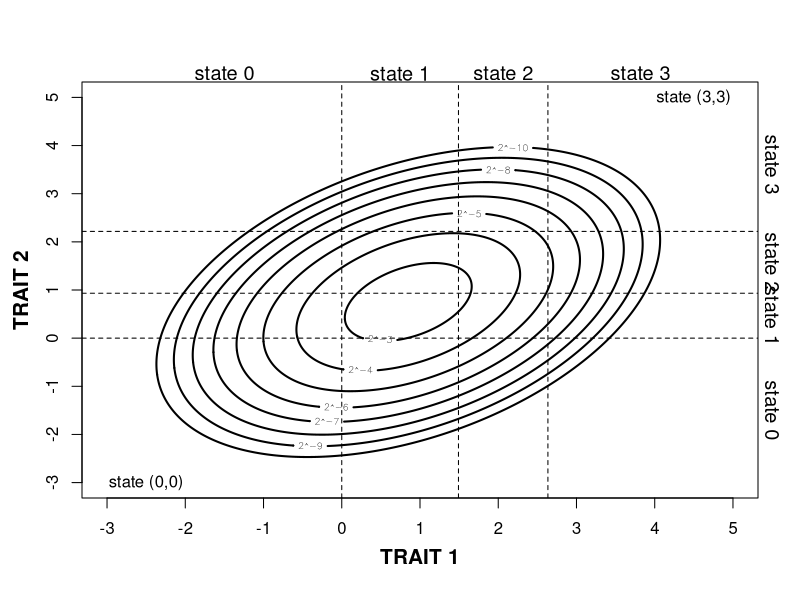
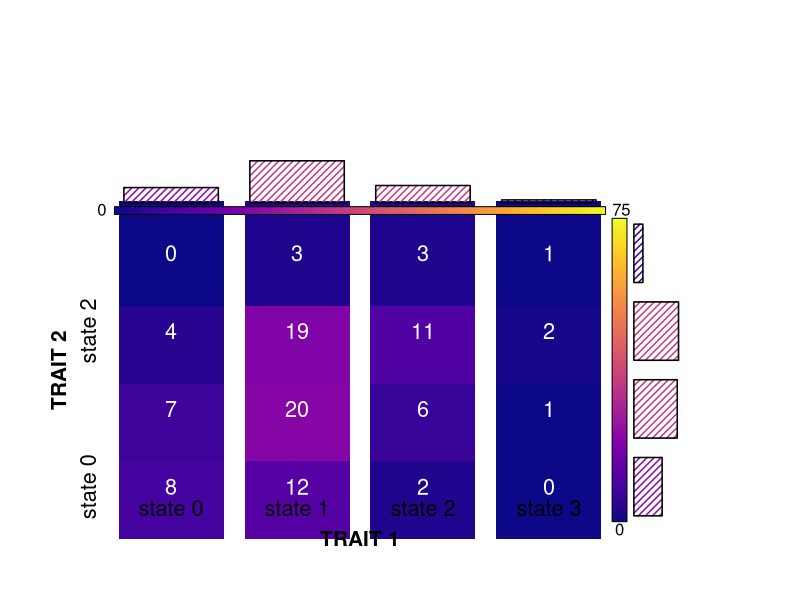
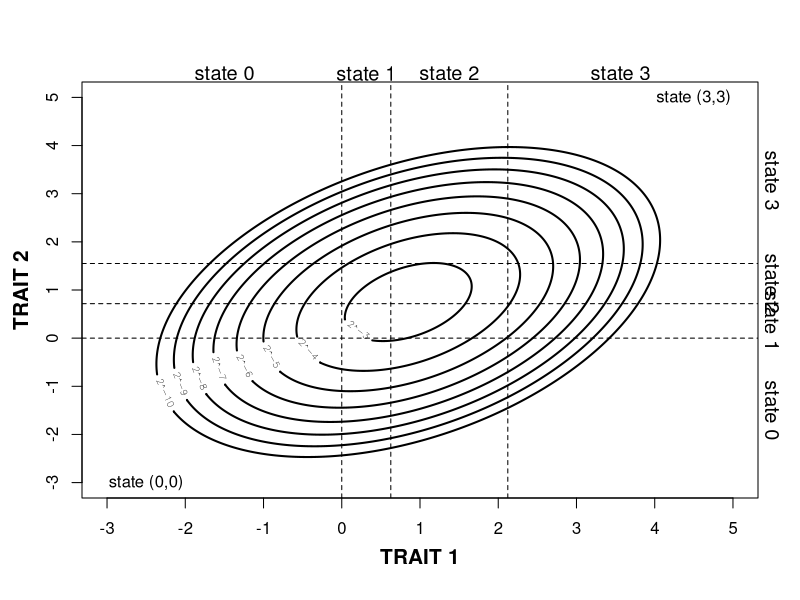
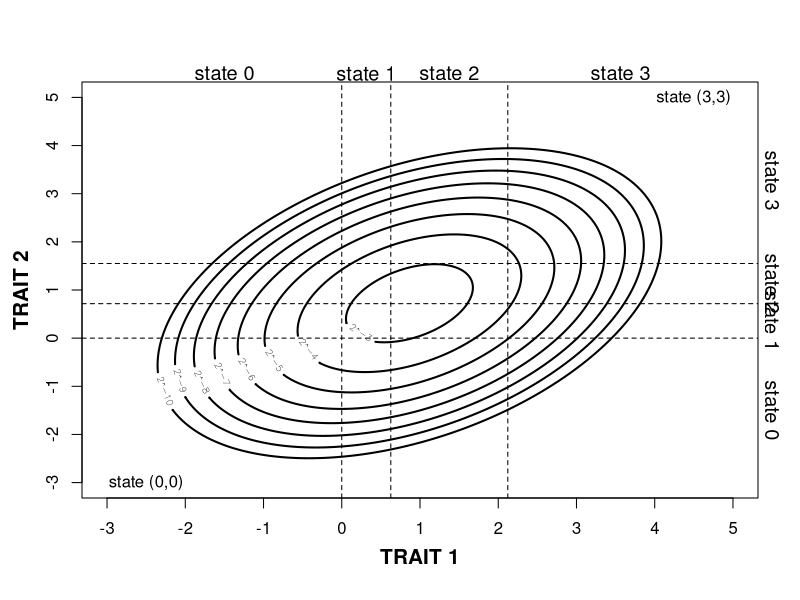
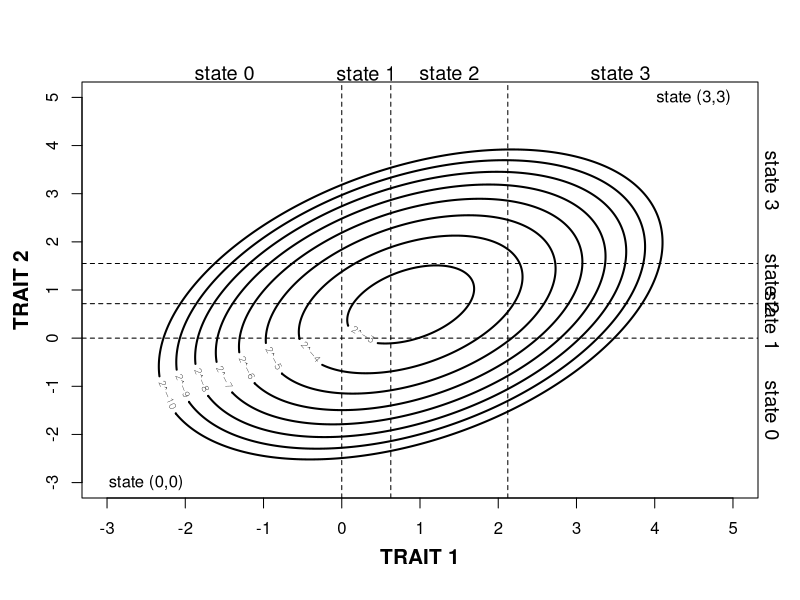
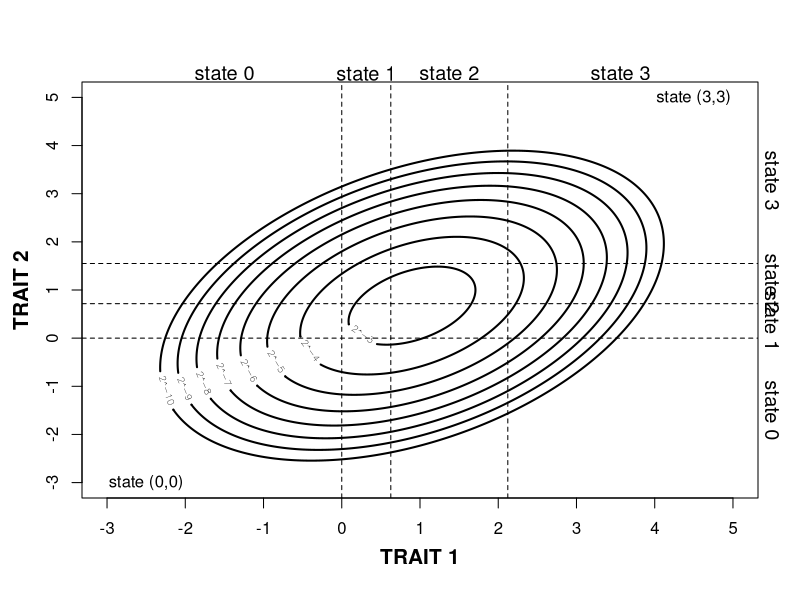
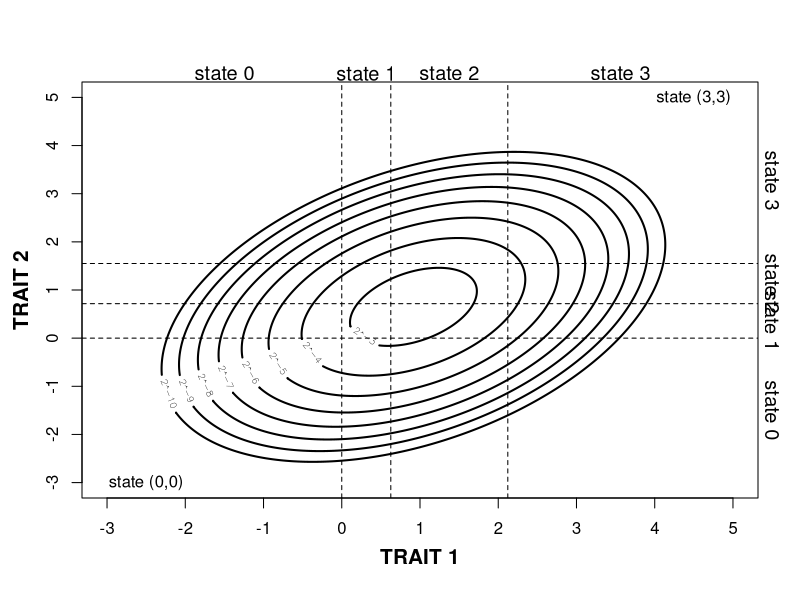
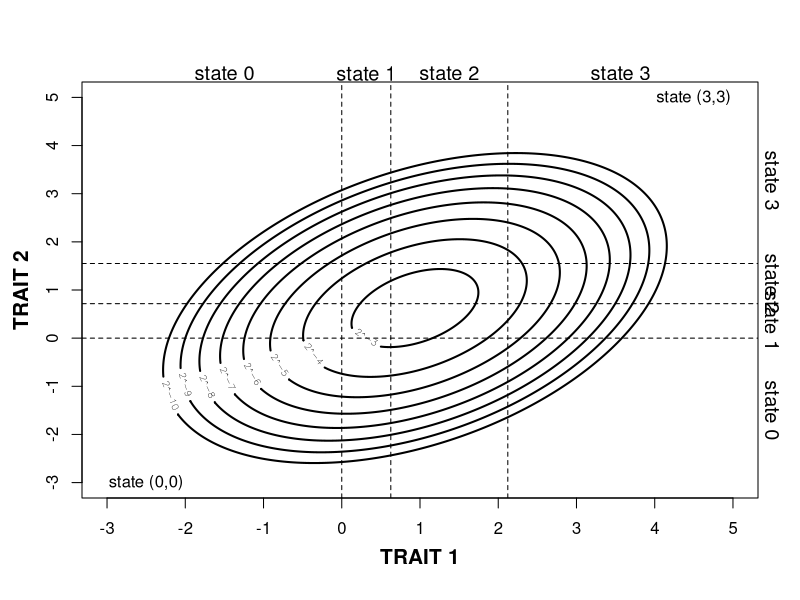

These charts were generated, in order, by the following R code: (Note: this script raises an error after producing the figures.)
library(magick)
library(purrr)

setwd("~/Documents/mv_threshold_pics/")
file.remove(list.files(pattern=".png"))
### generate single plot ###


library(mvtnorm)
mu <- c(.75,.85)                         
Sigma <- matrix(c(1, .4, .4, 1), 2)  

incr <- 0.01
x <- seq(from = -3, to = 5, by = incr)
y <- seq(from = -3, to = 5, by = incr)
z <- sapply(1:length(x), function(h) dmvnorm(cbind(rep(x[h], length(y)),y), mean = mu, sigma = Sigma))
bivn <- list(x = x, y = y, z = z)

nts_x <- 3 
ts_x <- runif(nts_x-1, 0.6,1.5) #locations of thresholds
ts_x <- cumsum(c(0,ts_x))

nts_y <- 3 
ts_y <- runif(nts_y-1, 0.6,1.5) #locations of thresholds
ts_y <- cumsum(c(0,ts_y))

png(filename = "bivN.png", width = 525, height = 575)

plot(1,1,xlim = c(-3,5), ylim = c(-3,5), col = "white", xlab = "", ylab = "", xaxt = "n", yaxt = "n")
axis(1, -3:5)
axis(2, -3:5)
abline(h = ts_y, lty = 2)
abline(v = ts_x, lty = 2)

text(paste0("state ", 0:(nts_x)), x = sapply(2:5, function(t) (c(-3, ts_x, 5)[t] + c(-3, ts_x, 5)[t-1])/2), y = 5.5, xpd = T, cex = 1.2)
text(paste0("state ", 0:(nts_y)), x = 5.5, y = sapply(2:5, function(t) (c(-3, ts_y, 5)[t] + c(-3, ts_y, 5)[t-1])/2), xpd = T, cex = 1.2, srt=270)
text("state (0,0)", x = -2.5, y = -3)
text(paste0("state (", nts_x, ",", nts_y, ")"), x = 4.5, y = 5)

title(xlab = "TRAIT 1", ylab = "TRAIT 2", line = 2.5, cex.lab = 1.25, font.lab = 2)


clevels <- 2^(-10:0)
contour(bivn, add = T, levels = clevels, labels = paste0("2^", -10:0), col = "black", lwd = 2)

dev.off()

png(filename = "heat.png", width = 525, height = 575)
par(mfrow = c(1,1), mar = c(1,1,8,5), xpd = F)

probs <- matrix(0, nrow = nts_x+1, ncol = nts_y+1)
total_prob <- sum(bivn$z)
tsx <- c(-Inf, ts_x, Inf)
tsy <- c(-Inf, ts_y, Inf)
for(i in 1:(nts_x+1)){
  for(j in 1:(nts_y+1)){
    probs[i,j] <- sum(z[x > tsx[i] & x < tsx[i+1], y > tsy[j] & y < tsy[j+1]]) / total_prob
  }
}

row_i <- as.vector(matrix(1:nrow(probs), nrow = nrow(probs), ncol = ncol(probs)))
col_j <- as.vector(matrix(1:ncol(probs), nrow = nrow(probs), ncol = ncol(probs), byrow = T))
maxProb <- 0.75
cols <- viridisLite::plasma(maxProb * 100)
plot(x = 0:(dim(probs)[1]+1), y = 0:(dim(probs)[2]+1), col = "white", xlab = "", ylab = "", bty = "n", axes = F)
points(x = row_i, y = col_j, col = cols[ceiling(as.vector((probs)) * 100)], cex = 14, pch = 15)
text(x = row_i, y = col_j, labels = round(as.vector((probs)) * 100), col = "white", cex = 1.3)


axis(1, 1:dim(probs)[1], labels = paste0("state ", 0: (dim(probs)[1]-1)), tick = F, line = -5, cex.axis = 1.3)
axis(2, 1:dim(probs)[1], labels = paste0("state ", 0: (dim(probs)[1]-1)), tick = F, line = -5, cex.axis = 1.3)
title(xlab = "TRAIT 1", ylab = "TRAIT 2", line = -2.5, cex.lab = 1.25, font.lab = 2)
rect(xleft = dim(probs)[1] + 0.675, xright = dim(probs)[1] + 0.675 + apply(probs, 2, sum), 
     ybottom = 1:(dim(probs)[2]) - 0.375 , ytop = 1:(dim(probs)[2]) + 0.375,
     col = cols[ceiling(apply(probs, 2, sum)*100)], density = 20, border = "black", lwd = 1.5, xpd = T)
rect(xleft = 1:dim(probs)[1] - 0.375, xright = 1:dim(probs)[1] + 0.375, 
     ybottom = (dim(probs)[2]) + 0.65 , ytop = (dim(probs)[2]) + 0.65 + apply(probs, 1, sum),
     col = cols[ceiling(apply(probs, 2, sum)*100)], density = 20, border = "black", lwd = 1.5, xpd = T)
# barplot(height = apply(probs, 1, sum), horiz = T, axes = F, 
#         add = T, xlim = c(1,(dim(probs)[1])), ylim = c(2,(dim(probs)[2])),
#         width = 0.75, xpd = T, space = 0.25, offset = 5)

plotrix::color.legend( xl = 0.55, xr = dim(probs)[1] + 0.45, yb = (dim(probs)[2]) * 1.15, yt = (dim(probs)[2]) * 1.125 , 
                       gradient="x", rect.col=cols, legend = "")
plotrix::color.legend( xl = (dim(probs)[1]) * 1.155, xr = (dim(probs)[1]) * 1.1255, yb = 0.55, yt = dim(probs)[2] + 0.45 , 
                       gradient="y", rect.col=cols, legend = "")
text(x = 0.45, y = (dim(probs)[2]) * 1.14, labels = 0)
text(x = (dim(probs)[1]) * 1.14, y = 0.45, labels = 0)
text(x = dim(probs)[1] + 0.575, y = (dim(probs)[2]) * 1.14, labels = maxProb * 100)

dev.off()

file.remove(list.files(pattern=".png"))

###########################
### animate moving mean ###
###########################

t_maxProb <- 0.50
prop_to_stretch <- 0.2
cols <- viridisLite::plasma(t_maxProb * 100)
cols <- c(cols[1:(t_maxProb*100-prop_to_stretch*t_maxProb*100)], 
          rep(cols[(t_maxProb*100-prop_to_stretch*t_maxProb*100+1):(t_maxProb*100)], each = (100-t_maxProb*100) / (prop_to_stretch*t_maxProb*100)+1))
maxProb <- 1

t_loop <- 1
rad <- 1
unit <- 0.025
xmu <- seq(-rad, rad, by = unit)
ymu <- sqrt(rad^2 - xmu^2)
xmu <- c(xmu, rev(xmu))
ymu <- c(ymu, -rev(ymu))
mu_disp <- cbind(xmu, ymu)
mu_disp <- rbind(mu_disp[ceiling(length(xmu)*0.875):length(xmu),], mu_disp[1:(ceiling(length(xmu)*0.875)-1),])
mu_disp <- t(t(mu_disp) - mu_disp[1,])
mus <- t(t(mu_disp) + mu)

nts_x <- 3 
ts_x <- runif(nts_x-1, 0.6,1.5) #locations of thresholds
ts_x <- cumsum(c(0,ts_x))

nts_y <- 3 
ts_y <- runif(nts_y-1, 0.6,1.5) #locations of thresholds
ts_y <- cumsum(c(0,ts_y))

Sigma <- matrix(c(1, .4, .4, 1), 2)  
incr <- 0.01


for(i in 1:length(xmu)){
  cat(paste0(i, " "))
  mu <- mus[i,]                      

  
  x <- seq(from = -3, to = 5, by = incr)
  y <- seq(from = -3, to = 5, by = incr)
  z <- sapply(1:length(x), function(h) dmvnorm(cbind(rep(x[h], length(y)),y), mean = mu, sigma = Sigma))
  bivn <- list(x = x, y = y, z = z)
  
  png(filename = paste0("bivN_", i, ".png"), width = 525, height = 575)
  
  plot(1,1,xlim = c(-3,5), ylim = c(-3,5), col = "white", xlab = "", ylab = "", xaxt = "n", yaxt = "n")
  axis(1, -3:5)
  axis(2, -3:5)
  abline(h = ts_y, lty = 2)
  abline(v = ts_x, lty = 2)
  
  text(paste0("state ", 0:(nts_x)), x = sapply(2:5, function(t) (c(-3, ts_x, 5)[t] + c(-3, ts_x, 5)[t-1])/2), y = 5.5, xpd = T, cex = 1.2)
  text(paste0("state ", 0:(nts_y)), x = 5.5, y = sapply(2:5, function(t) (c(-3, ts_y, 5)[t] + c(-3, ts_y, 5)[t-1])/2), xpd = T, cex = 1.2, srt=270)
  text("state (0,0)", x = -2.5, y = -3)
  text(paste0("state (", nts_x, ",", nts_y, ")"), x = 4.5, y = 5)
  
  title(xlab = "TRAIT 1", ylab = "TRAIT 2", line = 2.5, cex.lab = 1.25, font.lab = 2)
  
  
  clevels <- 2^(-10:0)
  # contour(bivn, add = T, levels = clevels, labels = paste0("2^", -10:0), col = "black", lwd = 2)
  contour(bivn, add = T, levels = clevels, labels = paste0("2^", -10:0), col = "black", lwd = 2, method = "edge")
  
  dev.off()
}


files <- list.files(pattern = "*.png", full.names = T)
files <- files[order(as.integer(sapply(1:length(files), function(x) strsplit(strsplit(files[x], split = "_")[[1]][2], split = ".png")[[1]][1])))]

files %>% 
  map(image_read) %>% # reads each path file
  image_join() %>% # joins image
  image_animate(fps=25, loop = t_loop) %>% # animates, can opt for number of loops
  image_write("mv_threshold_mu_smooth_bivN.gif") # write to current dir
# file.rename(from = files[1], to = "hide_image")
file.remove(list.files(pattern=".png"))


for(i in 1:length(xmu)){

  cat(paste0(i, " "))
  mu <- mus[i,]                      
  
  x <- seq(from = -3, to = 5, by = incr)
  y <- seq(from = -3, to = 5, by = incr)
  z <- sapply(1:length(x), function(h) dmvnorm(cbind(rep(x[h], length(y)),y), mean = mu, sigma = Sigma))
  bivn <- list(x = x, y = y, z = z)
    
  png(filename = paste0("heat_", i, ".png"), width = 525, height = 575)
  par(mfrow = c(1,1), mar = c(1,1,8,5), xpd = F)

  probs <- matrix(0, nrow = nts_x+1, ncol = nts_y+1)
  total_prob <- sum(bivn$z)
  tsx <- c(-Inf, ts_x, Inf)
  tsy <- c(-Inf, ts_y, Inf)
  for(i in 1:(nts_x+1)){
    for(j in 1:(nts_y+1)){
      probs[i,j] <- sum(z[x > tsx[i] & x < tsx[i+1], y > tsy[j] & y < tsy[j+1]]) / total_prob
    }
  }
  
  row_i <- as.vector(matrix(1:nrow(probs), nrow = nrow(probs), ncol = ncol(probs)))
  col_j <- as.vector(matrix(1:ncol(probs), nrow = nrow(probs), ncol = ncol(probs), byrow = T))
  plot(x = 0:(dim(probs)[1]+1), y = 0:(dim(probs)[2]+1), col = "white", xlab = "", ylab = "", bty = "n", axes = F)
  points(x = row_i, y = col_j, col = cols[ceiling(as.vector((probs)) * 100)], cex = 14, pch = 15)
  text(x = row_i, y = col_j, labels = round(as.vector((probs)) * 100), col = "white", cex = 1.3)
  
  
  axis(1, 1:dim(probs)[1], labels = paste0("state ", 0: (dim(probs)[1]-1)), tick = F, line = -5, cex.axis = 1.3)
  axis(2, 1:dim(probs)[1], labels = paste0("state ", 0: (dim(probs)[1]-1)), tick = F, line = -5, cex.axis = 1.3)
  title(xlab = "TRAIT 1", ylab = "TRAIT 2", line = -2.5, cex.lab = 1.25, font.lab = 2)
  rect(xleft = dim(probs)[1] + 0.675, xright = dim(probs)[1] + 0.675 + apply(probs, 2, sum), 
       ybottom = 1:(dim(probs)[2]) - 0.375 , ytop = 1:(dim(probs)[2]) + 0.375,
       col = cols[ceiling(apply(probs, 2, sum)*100)], density = 20, border = "black", lwd = 1.5, xpd = T)
  rect(xleft = 1:dim(probs)[1] - 0.375, xright = 1:dim(probs)[1] + 0.375, 
       ybottom = (dim(probs)[2]) + 0.65 , ytop = (dim(probs)[2]) + 0.65 + apply(probs, 1, sum),
       col = cols[ceiling(apply(probs, 2, sum)*100)], density = 20, border = "black", lwd = 1.5, xpd = T)
  # barplot(height = apply(probs, 1, sum), horiz = T, axes = F, 
  #         add = T, xlim = c(1,(dim(probs)[1])), ylim = c(2,(dim(probs)[2])),
  #         width = 0.75, xpd = T, space = 0.25, offset = 5)
  
  plotrix::color.legend( xl = 0.55, xr = dim(probs)[1] + 0.45, yb = (dim(probs)[2]) * 1.15, yt = (dim(probs)[2]) * 1.125 , 
                         gradient="x", rect.col=cols, legend = "")
  plotrix::color.legend( xl = (dim(probs)[1]) * 1.155, xr = (dim(probs)[1]) * 1.1255, yb = 0.55, yt = dim(probs)[2] + 0.45 , 
                         gradient="y", rect.col=cols, legend = "")
  text(x = 0.45, y = (dim(probs)[2]) * 1.14, labels = 0)
  text(x = (dim(probs)[1]) * 1.14, y = 0.45, labels = 0)
  text(x = dim(probs)[1] + 0.585, y = (dim(probs)[2]) * 1.14, labels = maxProb * 100)
  
  dev.off()
  
}

files <- list.files(pattern = "*.png", full.names = T)
files <- files[order(as.integer(sapply(1:length(files), function(x) strsplit(strsplit(files[x], split = "_")[[1]][2], split = ".png")[[1]][1])))]

files %>% 
  map(image_read) %>% # reads each path file
  image_join() %>% # joins image
  image_animate(fps=25, loop = t_loop) %>% # animates, can opt for number of loops
  image_write("mv_threshold_mu_smooth_heat.gif") # write to current dir
# file.rename(from = files[1], to = "hide_image")
file.remove(list.files(pattern=".png"))

###########################
### animate moving thresholds ###
###########################

t_loop <- 1

ts_x
thresh_to_vary_x <- ceiling(median(1:nts_x))
amount_per_step_x <- 0.025
ts_xs <- c(seq(from = ts_x[thresh_to_vary_x], to = ts_x[thresh_to_vary_x-1]+amount_per_step_x, by = -amount_per_step_x), 
             seq(from = ts_x[thresh_to_vary_x-1]+amount_per_step_x, to = ts_x[thresh_to_vary_x+1]-amount_per_step_x, by = amount_per_step_x),
             seq(from = ts_x[thresh_to_vary_x+1]-amount_per_step_x, to = ts_x[thresh_to_vary_x], by = -amount_per_step_x))

ts_y
thresh_to_vary_y <- ceiling(median(1:nts_y))
amount_per_step_y <- 2 * (ts_y[thresh_to_vary_y+1] - ts_y[thresh_to_vary_y-1] - 4 * amount_per_step_x) / length(ts_xs)
ts_ys <- c(seq(from = ts_y[thresh_to_vary_y], to = ts_y[thresh_to_vary_y-1]+amount_per_step_y, by = -amount_per_step_y), 
           seq(from = ts_y[thresh_to_vary_y-1]+amount_per_step_y, to = ts_y[thresh_to_vary_y+1]-amount_per_step_y, by = amount_per_step_y),
           seq(from = ts_y[thresh_to_vary_y+1]-amount_per_step_y, to = ts_y[thresh_to_vary_y], by = -amount_per_step_y))
ts_ys <- ts_ys[1:length(ts_xs)]

for(i in 1:length(ts_xs)){
  cat(paste0(i, " "))
  
  ts_x[thresh_to_vary_x] <- ts_xs[i]
  ts_y[thresh_to_vary_y] <- ts_ys[i]
  
  x <- seq(from = -3, to = 5, by = incr)
  y <- seq(from = -3, to = 5, by = incr)
  z <- sapply(1:length(x), function(h) dmvnorm(cbind(rep(x[h], length(y)),y), mean = mu, sigma = Sigma))
  bivn <- list(x = x, y = y, z = z)
  
  png(filename = paste0("bivN_", i, ".png"), width = 525, height = 575)
  
  plot(1,1,xlim = c(-3,5), ylim = c(-3,5), col = "white", xlab = "", ylab = "", xaxt = "n", yaxt = "n")
  axis(1, -3:5)
  axis(2, -3:5)
  abline(h = ts_y, lty = 2)
  abline(v = ts_x, lty = 2)
  
  text(paste0("state ", 0:(nts_x)), x = sapply(2:5, function(t) (c(-3, ts_x, 5)[t] + c(-3, ts_x, 5)[t-1])/2), y = 5.5, xpd = T, cex = 1.2)
  text(paste0("state ", 0:(nts_y)), x = 5.5, y = sapply(2:5, function(t) (c(-3, ts_y, 5)[t] + c(-3, ts_y, 5)[t-1])/2), xpd = T, cex = 1.2, srt=270)
  text("state (0,0)", x = -2.5, y = -3)
  text(paste0("state (", nts_x, ",", nts_y, ")"), x = 4.5, y = 5)
  
  title(xlab = "TRAIT 1", ylab = "TRAIT 2", line = 2.5, cex.lab = 1.25, font.lab = 2)
  
  
  clevels <- 2^(-10:0)
  # contour(bivn, add = T, levels = clevels, labels = paste0("2^", -10:0), col = "black", lwd = 2)
  contour(bivn, add = T, levels = clevels, labels = paste0("2^", -10:0), col = "black", lwd = 2, method = "edge")
  
  dev.off()
}


files <- list.files(pattern = "*.png", full.names = T)
files <- files[order(as.integer(sapply(1:length(files), function(x) strsplit(strsplit(files[x], split = "_")[[1]][2], split = ".png")[[1]][1])))]

files %>% 
  map(image_read) %>% # reads each path file
  image_join() %>% # joins image
  image_animate(fps=25, loop = t_loop) %>% # animates, can opt for number of loops
  image_write("mv_threshold_thresh_smooth_bivN.gif") # write to current dir
# file.rename(from = files[1], to = "hide_image")
file.remove(list.files(pattern=".png"))

for(i in 1:length(ts_xs)){
  cat(paste0(i, " "))
  
  ts_x[thresh_to_vary_x] <- ts_xs[i]
  ts_y[thresh_to_vary_y] <- ts_ys[i]           
  
  x <- seq(from = -3, to = 5, by = incr)
  y <- seq(from = -3, to = 5, by = incr)
  z <- sapply(1:length(x), function(h) dmvnorm(cbind(rep(x[h], length(y)),y), mean = mu, sigma = Sigma))
  bivn <- list(x = x, y = y, z = z)
  
  png(filename = paste0("heat_", i, ".png"), width = 525, height = 575)
  par(mfrow = c(1,1), mar = c(1,1,8,5), xpd = F)
  
  probs <- matrix(0, nrow = nts_x+1, ncol = nts_y+1)
  total_prob <- sum(bivn$z)
  tsx <- c(-Inf, ts_x, Inf)
  tsy <- c(-Inf, ts_y, Inf)
  for(i in 1:(nts_x+1)){
    for(j in 1:(nts_y+1)){
      probs[i,j] <- sum(z[x > tsx[i] & x < tsx[i+1], y > tsy[j] & y < tsy[j+1]]) / total_prob
    }
  }
  
  row_i <- as.vector(matrix(1:nrow(probs), nrow = nrow(probs), ncol = ncol(probs)))
  col_j <- as.vector(matrix(1:ncol(probs), nrow = nrow(probs), ncol = ncol(probs), byrow = T))
  plot(x = 0:(dim(probs)[1]+1), y = 0:(dim(probs)[2]+1), col = "white", xlab = "", ylab = "", bty = "n", axes = F)
  points(x = row_i, y = col_j, col = cols[ceiling(as.vector((probs)) * 100)], cex = 14, pch = 15)
  text(x = row_i, y = col_j, labels = round(as.vector((probs)) * 100), col = "white", cex = 1.3)
  
  
  axis(1, 1:dim(probs)[1], labels = paste0("state ", 0: (dim(probs)[1]-1)), tick = F, line = -5, cex.axis = 1.3)
  axis(2, 1:dim(probs)[1], labels = paste0("state ", 0: (dim(probs)[1]-1)), tick = F, line = -5, cex.axis = 1.3)
  title(xlab = "TRAIT 1", ylab = "TRAIT 2", line = -2.5, cex.lab = 1.25, font.lab = 2)
  rect(xleft = dim(probs)[1] + 0.675, xright = dim(probs)[1] + 0.675 + apply(probs, 2, sum), 
       ybottom = 1:(dim(probs)[2]) - 0.375 , ytop = 1:(dim(probs)[2]) + 0.375,
       col = cols[ceiling(apply(probs, 2, sum)*100)], density = 20, border = "black", lwd = 1.5, xpd = T)
  rect(xleft = 1:dim(probs)[1] - 0.375, xright = 1:dim(probs)[1] + 0.375, 
       ybottom = (dim(probs)[2]) + 0.65 , ytop = (dim(probs)[2]) + 0.65 + apply(probs, 1, sum),
       col = cols[ceiling(apply(probs, 2, sum)*100)], density = 20, border = "black", lwd = 1.5, xpd = T)
  # barplot(height = apply(probs, 1, sum), horiz = T, axes = F, 
  #         add = T, xlim = c(1,(dim(probs)[1])), ylim = c(2,(dim(probs)[2])),
  #         width = 0.75, xpd = T, space = 0.25, offset = 5)
  
  plotrix::color.legend( xl = 0.55, xr = dim(probs)[1] + 0.45, yb = (dim(probs)[2]) * 1.15, yt = (dim(probs)[2]) * 1.125 , 
                         gradient="x", rect.col=cols, legend = "")
  plotrix::color.legend( xl = (dim(probs)[1]) * 1.155, xr = (dim(probs)[1]) * 1.1255, yb = 0.55, yt = dim(probs)[2] + 0.45 , 
                         gradient="y", rect.col=cols, legend = "")
  text(x = 0.45, y = (dim(probs)[2]) * 1.14, labels = 0)
  text(x = (dim(probs)[1]) * 1.14, y = 0.45, labels = 0)
  text(x = dim(probs)[1] + 0.585, y = (dim(probs)[2]) * 1.14, labels = maxProb * 100)
  
  dev.off()
  
}

files <- list.files(pattern = "*.png", full.names = T)
files <- files[order(as.integer(sapply(1:length(files), function(x) strsplit(strsplit(files[x], split = "_")[[1]][2], split = ".png")[[1]][1])))]

files %>% 
  map(image_read) %>% # reads each path file
  image_join() %>% # joins image
  image_animate(fps=25, loop = t_loop) %>% # animates, can opt for number of loops
  image_write("mv_threshold_thresh_smooth_heat.gif") # write to current dir
# file.rename(from = files[1], to = "hide_image")
file.remove(list.files(pattern=".png"))

###########################
### animate correlation ###
###########################

t_loop <- 1

incr_r <- 0.025
rs <- Sigma[1,2]
rs <- c(seq(rs, 0.9, by = incr_r), seq(0.9, -0.9, by = -incr_r), seq(-0.9, rs, by = incr_r))


for(i in 1:length(rs)){
  cat(paste0(i, " "))
  
  Sigma[1,2] <- Sigma[2,1] <- rs[i]
  
  x <- seq(from = -3, to = 5, by = incr)
  y <- seq(from = -3, to = 5, by = incr)
  z <- sapply(1:length(x), function(h) dmvnorm(cbind(rep(x[h], length(y)),y), mean = mu, sigma = Sigma))
  bivn <- list(x = x, y = y, z = z)
  
  png(filename = paste0("bivN_", i, ".png"), width = 525, height = 575)
  
  plot(1,1,xlim = c(-3,5), ylim = c(-3,5), col = "white", xlab = "", ylab = "", xaxt = "n", yaxt = "n")
  axis(1, -3:5)
  axis(2, -3:5)
  abline(h = ts_y, lty = 2)
  abline(v = ts_x, lty = 2)
  
  text(paste0("state ", 0:(nts_x)), x = sapply(2:5, function(t) (c(-3, ts_x, 5)[t] + c(-3, ts_x, 5)[t-1])/2), y = 5.5, xpd = T, cex = 1.2)
  text(paste0("state ", 0:(nts_y)), x = 5.5, y = sapply(2:5, function(t) (c(-3, ts_y, 5)[t] + c(-3, ts_y, 5)[t-1])/2), xpd = T, cex = 1.2, srt=270)
  text("state (0,0)", x = -2.5, y = -3)
  text(paste0("state (", nts_x, ",", nts_y, ")"), x = 4.5, y = 5)
  
  title(xlab = "TRAIT 1", ylab = "TRAIT 2", line = 2.5, cex.lab = 1.25, font.lab = 2)
  
  
  clevels <- 2^(-10:0)
  # contour(bivn, add = T, levels = clevels, labels = paste0("2^", -10:0), col = "black", lwd = 2)
  contour(bivn, add = T, levels = clevels, labels = paste0("2^", -10:0), col = "black", lwd = 2, method = "edge")
  
  dev.off()
}


files <- list.files(pattern = "*.png", full.names = T)
files <- files[order(as.integer(sapply(1:length(files), function(x) strsplit(strsplit(files[x], split = "_")[[1]][2], split = ".png")[[1]][1])))]

files %>% 
  map(image_read) %>% # reads each path file
  image_join() %>% # joins image
  image_animate(fps=25, loop = t_loop) %>% # animates, can opt for number of loops
  image_write("mv_threshold_corr_smooth_bivN.gif") # write to current dir
# file.rename(from = files[1], to = "hide_image")
file.remove(list.files(pattern=".png"))


for(i in 1:length(rs)){
  cat(paste0(i, " "))
  
  Sigma[1,2] <- Sigma[2,1] <- rs[i]
  
  x <- seq(from = -3, to = 5, by = incr)
  y <- seq(from = -3, to = 5, by = incr)
  z <- sapply(1:length(x), function(h) dmvnorm(cbind(rep(x[h], length(y)),y), mean = mu, sigma = Sigma))
  bivn <- list(x = x, y = y, z = z)
  
  png(filename = paste0("heat_", i, ".png"), width = 525, height = 575)
  par(mfrow = c(1,1), mar = c(1,1,8,5), xpd = F)
  
  probs <- matrix(0, nrow = nts_x+1, ncol = nts_y+1)
  total_prob <- sum(bivn$z)
  tsx <- c(-Inf, ts_x, Inf)
  tsy <- c(-Inf, ts_y, Inf)
  for(i in 1:(nts_x+1)){
    for(j in 1:(nts_y+1)){
      probs[i,j] <- sum(z[x > tsx[i] & x < tsx[i+1], y > tsy[j] & y < tsy[j+1]]) / total_prob
    }
  }
  
  row_i <- as.vector(matrix(1:nrow(probs), nrow = nrow(probs), ncol = ncol(probs)))
  col_j <- as.vector(matrix(1:ncol(probs), nrow = nrow(probs), ncol = ncol(probs), byrow = T))
  plot(x = 0:(dim(probs)[1]+1), y = 0:(dim(probs)[2]+1), col = "white", xlab = "", ylab = "", bty = "n", axes = F)
  points(x = row_i, y = col_j, col = cols[ceiling(as.vector((probs)) * 100)], cex = 14, pch = 15)
  text(x = row_i, y = col_j, labels = round(as.vector((probs)) * 100), col = "white", cex = 1.3)
  
  
  axis(1, 1:dim(probs)[1], labels = paste0("state ", 0: (dim(probs)[1]-1)), tick = F, line = -5, cex.axis = 1.3)
  axis(2, 1:dim(probs)[1], labels = paste0("state ", 0: (dim(probs)[1]-1)), tick = F, line = -5, cex.axis = 1.3)
  title(xlab = "TRAIT 1", ylab = "TRAIT 2", line = -2.5, cex.lab = 1.25, font.lab = 2)
  rect(xleft = dim(probs)[1] + 0.675, xright = dim(probs)[1] + 0.675 + apply(probs, 2, sum), 
       ybottom = 1:(dim(probs)[2]) - 0.375 , ytop = 1:(dim(probs)[2]) + 0.375,
       col = cols[ceiling(apply(probs, 2, sum)*100)], density = 20, border = "black", lwd = 1.5, xpd = T)
  rect(xleft = 1:dim(probs)[1] - 0.375, xright = 1:dim(probs)[1] + 0.375, 
       ybottom = (dim(probs)[2]) + 0.65 , ytop = (dim(probs)[2]) + 0.65 + apply(probs, 1, sum),
       col = cols[ceiling(apply(probs, 2, sum)*100)], density = 20, border = "black", lwd = 1.5, xpd = T)
  # barplot(height = apply(probs, 1, sum), horiz = T, axes = F, 
  #         add = T, xlim = c(1,(dim(probs)[1])), ylim = c(2,(dim(probs)[2])),
  #         width = 0.75, xpd = T, space = 0.25, offset = 5)
  
  plotrix::color.legend( xl = 0.55, xr = dim(probs)[1] + 0.45, yb = (dim(probs)[2]) * 1.15, yt = (dim(probs)[2]) * 1.125 , 
                         gradient="x", rect.col=cols, legend = "")
  plotrix::color.legend( xl = (dim(probs)[1]) * 1.155, xr = (dim(probs)[1]) * 1.1255, yb = 0.55, yt = dim(probs)[2] + 0.45 , 
                         gradient="y", rect.col=cols, legend = "")
  text(x = 0.45, y = (dim(probs)[2]) * 1.14, labels = 0)
  text(x = (dim(probs)[1]) * 1.14, y = 0.45, labels = 0)
  text(x = dim(probs)[1] + 0.585, y = (dim(probs)[2]) * 1.14, labels = maxProb * 100)
  
  dev.off()
  
}

files <- list.files(pattern = "*.png", full.names = T)
files <- files[order(as.integer(sapply(1:length(files), function(x) strsplit(strsplit(files[x], split = "_")[[1]][2], split = ".png")[[1]][1])))]

files %>% 
  map(image_read) %>% # reads each path file
  image_join() %>% # joins image
  image_animate(fps=25, loop = t_loop) %>% # animates, can opt for number of loops
  image_write("mv_threshold_corr_smooth_heat.gif") # write to current dir
# file.rename(from = files[1], to = "hide_image")
file.remove(list.files(pattern=".png"))

###########################
### animate wiggling mean ###
###########################

t_loop <- 1

n_steps <- 100
mu_disp <- rmvnorm(n_steps-1, sigma = Sigma/n_steps, mean = c(0,0))
mu_disp <- rbind(c(0,0), cbind(cumsum(mu_disp[,1]), cumsum(mu_disp[,2])))
mus <- t(t(mu_disp) + mu)


for(i in 1:n_steps){
  cat(paste0(i, " "))
  mu <- mus[i,]                      
  
  
  x <- seq(from = -3, to = 5, by = incr)
  y <- seq(from = -3, to = 5, by = incr)
  z <- sapply(1:length(x), function(h) dmvnorm(cbind(rep(x[h], length(y)),y), mean = mu, sigma = Sigma))
  bivn <- list(x = x, y = y, z = z)
  
  png(filename = paste0("bivN_", i, ".png"), width = 525, height = 575)
  
  plot(1,1,xlim = c(-3,5), ylim = c(-3,5), col = "white", xlab = "", ylab = "", xaxt = "n", yaxt = "n")
  axis(1, -3:5)
  axis(2, -3:5)
  abline(h = ts_y, lty = 2)
  abline(v = ts_x, lty = 2)
  
  text(paste0("state ", 0:(nts_x)), x = sapply(2:5, function(t) (c(-3, ts_x, 5)[t] + c(-3, ts_x, 5)[t-1])/2), y = 5.5, xpd = T, cex = 1.2)
  text(paste0("state ", 0:(nts_y)), x = 5.5, y = sapply(2:5, function(t) (c(-3, ts_y, 5)[t] + c(-3, ts_y, 5)[t-1])/2), xpd = T, cex = 1.2, srt=270)
  text("state (0,0)", x = -2.5, y = -3)
  text(paste0("state (", nts_x, ",", nts_y, ")"), x = 4.5, y = 5)
  
  title(xlab = "TRAIT 1", ylab = "TRAIT 2", line = 2.5, cex.lab = 1.25, font.lab = 2)
  
  
  clevels <- 2^(-10:0)
  # contour(bivn, add = T, levels = clevels, labels = paste0("2^", -10:0), col = "black", lwd = 2)
  contour(bivn, add = T, levels = clevels, labels = paste0("2^", -10:0), col = "black", lwd = 2, method = "edge")
  
  dev.off()
}


files <- list.files(pattern = "*.png", full.names = T)
files <- files[order(as.integer(sapply(1:length(files), function(x) strsplit(strsplit(files[x], split = "_")[[1]][2], split = ".png")[[1]][1])))]

files %>% 
  map(image_read) %>% # reads each path file
  image_join() %>% # joins image
  image_animate(fps=25, loop = t_loop) %>% # animates, can opt for number of loops
  image_write("mv_threshold_mu_bm_bivN.gif") # write to current dir
# file.rename(from = files[1], to = "hide_image")
file.remove(list.files(pattern=".png"))


for(i in 1:n_steps){
  
  cat(paste0(i, " "))
  mu <- mus[i,]                      
  
  x <- seq(from = -3, to = 5, by = incr)
  y <- seq(from = -3, to = 5, by = incr)
  z <- sapply(1:length(x), function(h) dmvnorm(cbind(rep(x[h], length(y)),y), mean = mu, sigma = Sigma))
  bivn <- list(x = x, y = y, z = z)
  
  png(filename = paste0("heat_", i, ".png"), width = 525, height = 575)
  par(mfrow = c(1,1), mar = c(1,1,8,5), xpd = F)
  
  probs <- matrix(0, nrow = nts_x+1, ncol = nts_y+1)
  total_prob <- sum(bivn$z)
  tsx <- c(-Inf, ts_x, Inf)
  tsy <- c(-Inf, ts_y, Inf)
  for(i in 1:(nts_x+1)){
    for(j in 1:(nts_y+1)){
      probs[i,j] <- sum(z[x > tsx[i] & x < tsx[i+1], y > tsy[j] & y < tsy[j+1]]) / total_prob
    }
  }
  
  row_i <- as.vector(matrix(1:nrow(probs), nrow = nrow(probs), ncol = ncol(probs)))
  col_j <- as.vector(matrix(1:ncol(probs), nrow = nrow(probs), ncol = ncol(probs), byrow = T))
  plot(x = 0:(dim(probs)[1]+1), y = 0:(dim(probs)[2]+1), col = "white", xlab = "", ylab = "", bty = "n", axes = F)
  points(x = row_i, y = col_j, col = cols[ceiling(as.vector((probs)) * 100)], cex = 14, pch = 15)
  text(x = row_i, y = col_j, labels = round(as.vector((probs)) * 100), col = "white", cex = 1.3)
  
  
  axis(1, 1:dim(probs)[1], labels = paste0("state ", 0: (dim(probs)[1]-1)), tick = F, line = -5, cex.axis = 1.3)
  axis(2, 1:dim(probs)[1], labels = paste0("state ", 0: (dim(probs)[1]-1)), tick = F, line = -5, cex.axis = 1.3)
  title(xlab = "TRAIT 1", ylab = "TRAIT 2", line = -2.5, cex.lab = 1.25, font.lab = 2)
  rect(xleft = dim(probs)[1] + 0.675, xright = dim(probs)[1] + 0.675 + apply(probs, 2, sum), 
       ybottom = 1:(dim(probs)[2]) - 0.375 , ytop = 1:(dim(probs)[2]) + 0.375,
       col = cols[ceiling(apply(probs, 2, sum)*100)], density = 20, border = "black", lwd = 1.5, xpd = T)
  rect(xleft = 1:dim(probs)[1] - 0.375, xright = 1:dim(probs)[1] + 0.375, 
       ybottom = (dim(probs)[2]) + 0.65 , ytop = (dim(probs)[2]) + 0.65 + apply(probs, 1, sum),
       col = cols[ceiling(apply(probs, 2, sum)*100)], density = 20, border = "black", lwd = 1.5, xpd = T)
  # barplot(height = apply(probs, 1, sum), horiz = T, axes = F, 
  #         add = T, xlim = c(1,(dim(probs)[1])), ylim = c(2,(dim(probs)[2])),
  #         width = 0.75, xpd = T, space = 0.25, offset = 5)
  
  plotrix::color.legend( xl = 0.55, xr = dim(probs)[1] + 0.45, yb = (dim(probs)[2]) * 1.15, yt = (dim(probs)[2]) * 1.125 , 
                         gradient="x", rect.col=cols, legend = "")
  plotrix::color.legend( xl = (dim(probs)[1]) * 1.155, xr = (dim(probs)[1]) * 1.1255, yb = 0.55, yt = dim(probs)[2] + 0.45 , 
                         gradient="y", rect.col=cols, legend = "")
  text(x = 0.45, y = (dim(probs)[2]) * 1.14, labels = 0)
  text(x = (dim(probs)[1]) * 1.14, y = 0.45, labels = 0)
  text(x = dim(probs)[1] + 0.585, y = (dim(probs)[2]) * 1.14, labels = maxProb * 100)
  
  dev.off()
  
}

files <- list.files(pattern = "*.png", full.names = T)
files <- files[order(as.integer(sapply(1:length(files), function(x) strsplit(strsplit(files[x], split = "_")[[1]][2], split = ".png")[[1]][1])))]

files %>% 
  map(image_read) %>% # reads each path file
  image_join() %>% # joins image
  image_animate(fps=25, loop = t_loop) %>% # animates, can opt for number of loops
  image_write("mv_threshold_mu_bm_heat.gif") # write to current dir
# file.rename(from = files[1], to = "hide_image")
file.remove(list.files(pattern=".png"))

cols_wiggles <- viridisLite::cividis(n_steps)
for(i in 1:n_steps){
  
  cat(paste0(i, " "))
  
  png(filename = paste0("wiggle_", i, ".png"), width = 525, height = 575)
  
  plot(mus[1:i,], type = "l", xlim = c(min(mus[,1]), max(mus[,1])), ylim = c(min(mus[,2]), max(mus[,2])), 
       lwd = 2, xlab = "TRAIT 1", ylab = "TRAIT 2", col = "white", cex.lab = 1.425, font.lab = 2, xpd = T)
  for(j in 2:i){
    lines(c(mus[j-1,1], mus[j,1]), c(mus[j-1,2], mus[j,2]), col = cols_wiggles[j], lwd = 2)
  }
  
  
  plotrix::color.legend( xl = min(mus[,1]), xr = max(mus[,1]), yb = max(mus[,2]) + 0.1, yt = max(mus[,2]) + 0.2 , 
                         gradient="x", rect.col=cols_wiggles, legend = "")
  title(main = "TIME", font = 2, cex.main = 2, line = 0.9, xpd = T, col.main = "white")
  
  text(x = min(mus[,1])-0.04, max(mus[,2]) + 0.15, labels = 0, xpd = T, cex = 1.55)
  text(x = max(mus[,1])+0.04, max(mus[,2]) + 0.15, labels = 1, xpd = T, cex = 1.55)
  
  dev.off()
  
}


files <- list.files(pattern = "*.png", full.names = T)
files <- files[order(as.integer(sapply(1:length(files), function(x) strsplit(strsplit(files[x], split = "_")[[1]][2], split = ".png")[[1]][1])))]

files %>% 
  map(image_read) %>% # reads each path file
  image_join() %>% # joins image
  image_animate(fps=25, loop = t_loop) %>% # animates, can opt for number of loops
  image_write("mv_threshold_mu_bm_wiggle.gif") # write to current dir
# file.rename(from = files[1], to = "hide_image")
file.remove(list.files(pattern=".png"))
